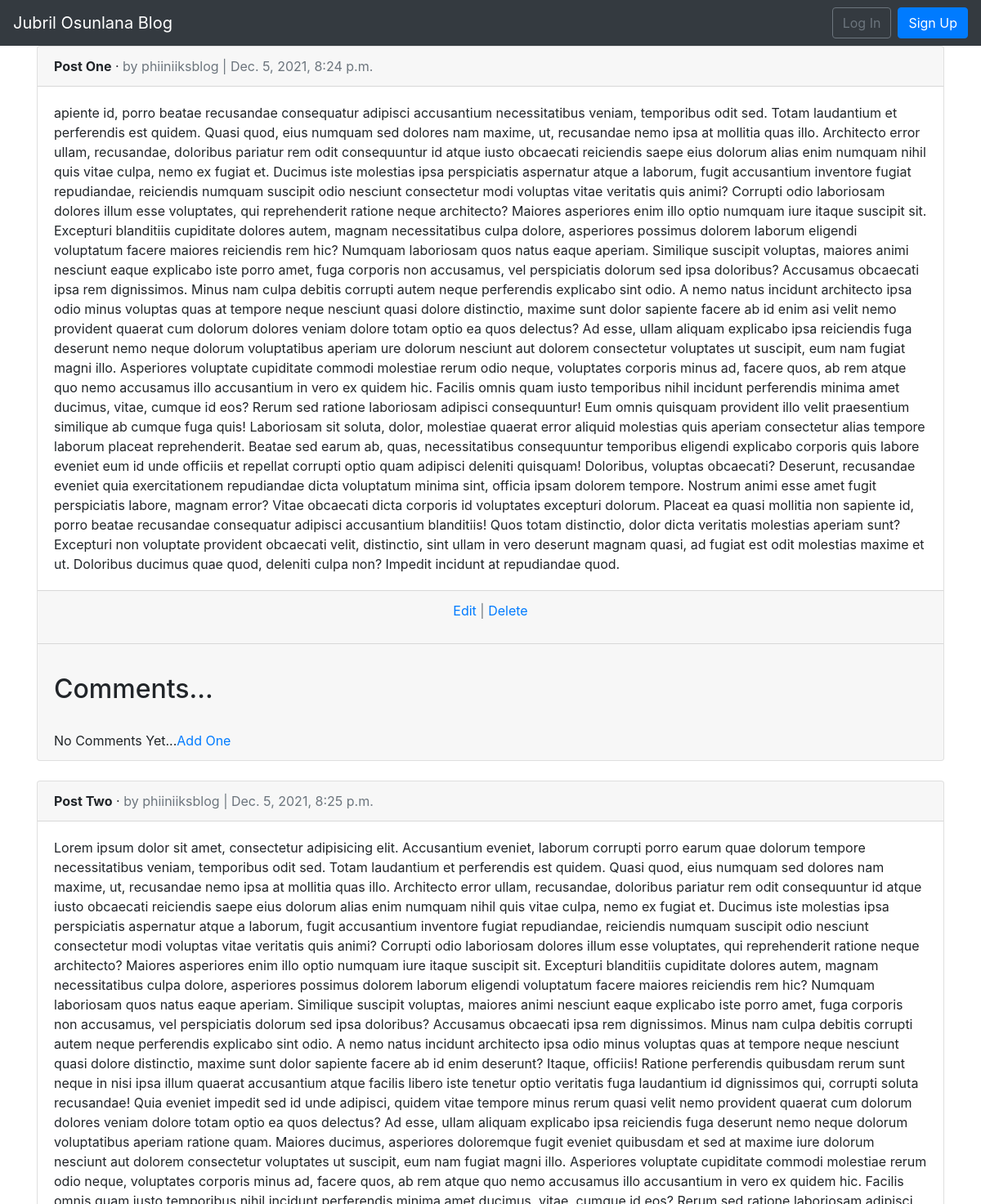
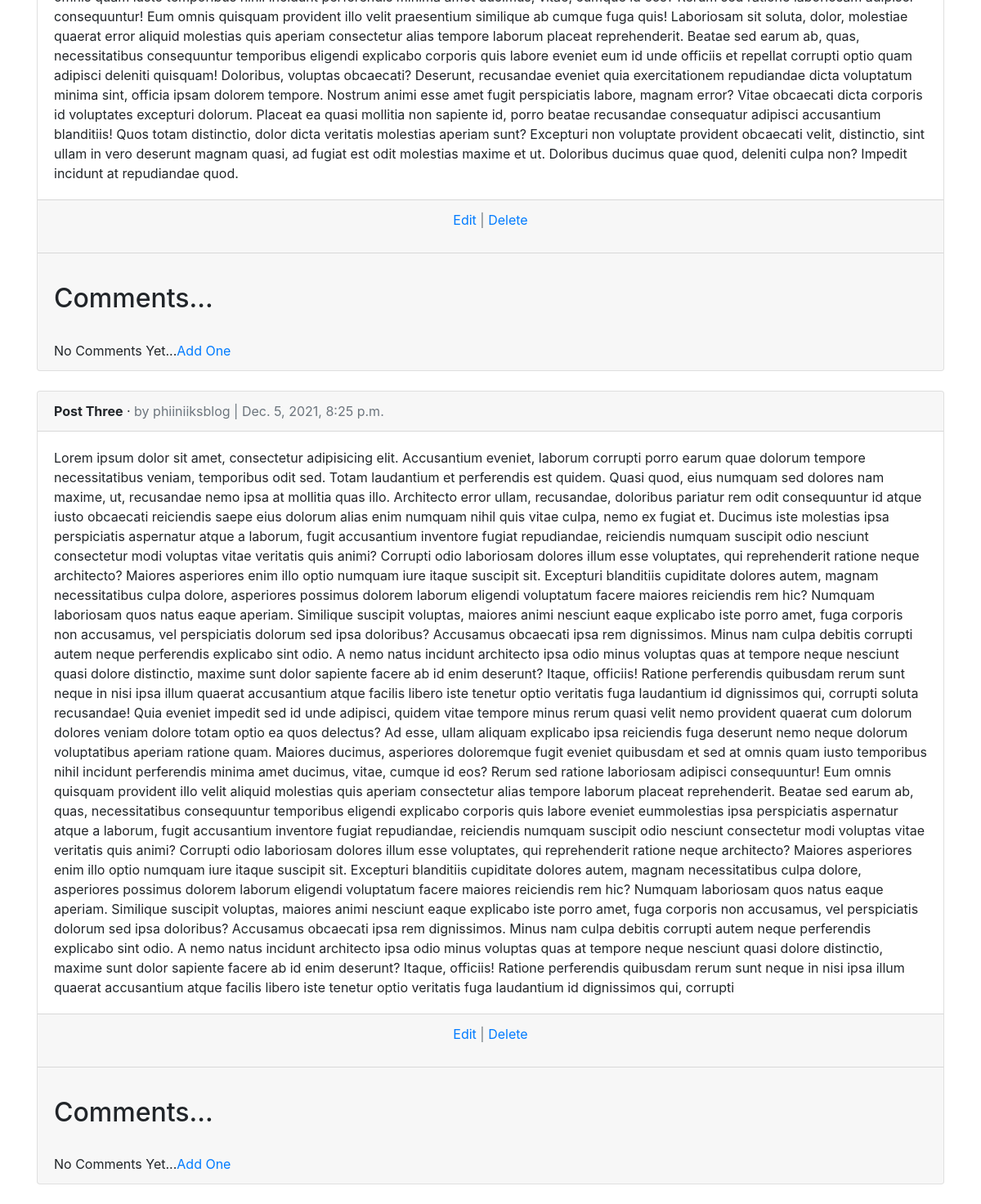
The page /blog/ on the database as committed earlier (2 pictures, top to bottom).
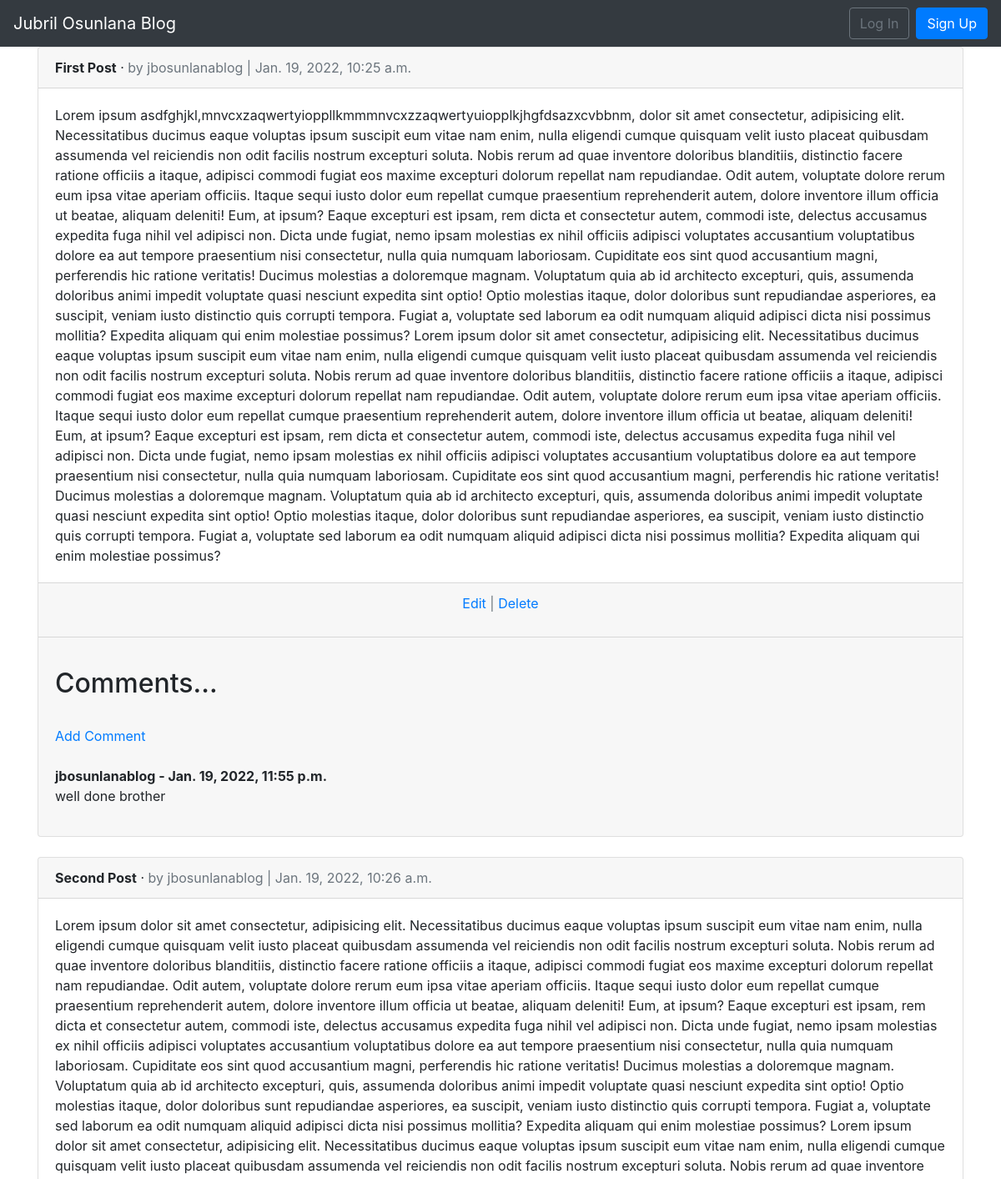
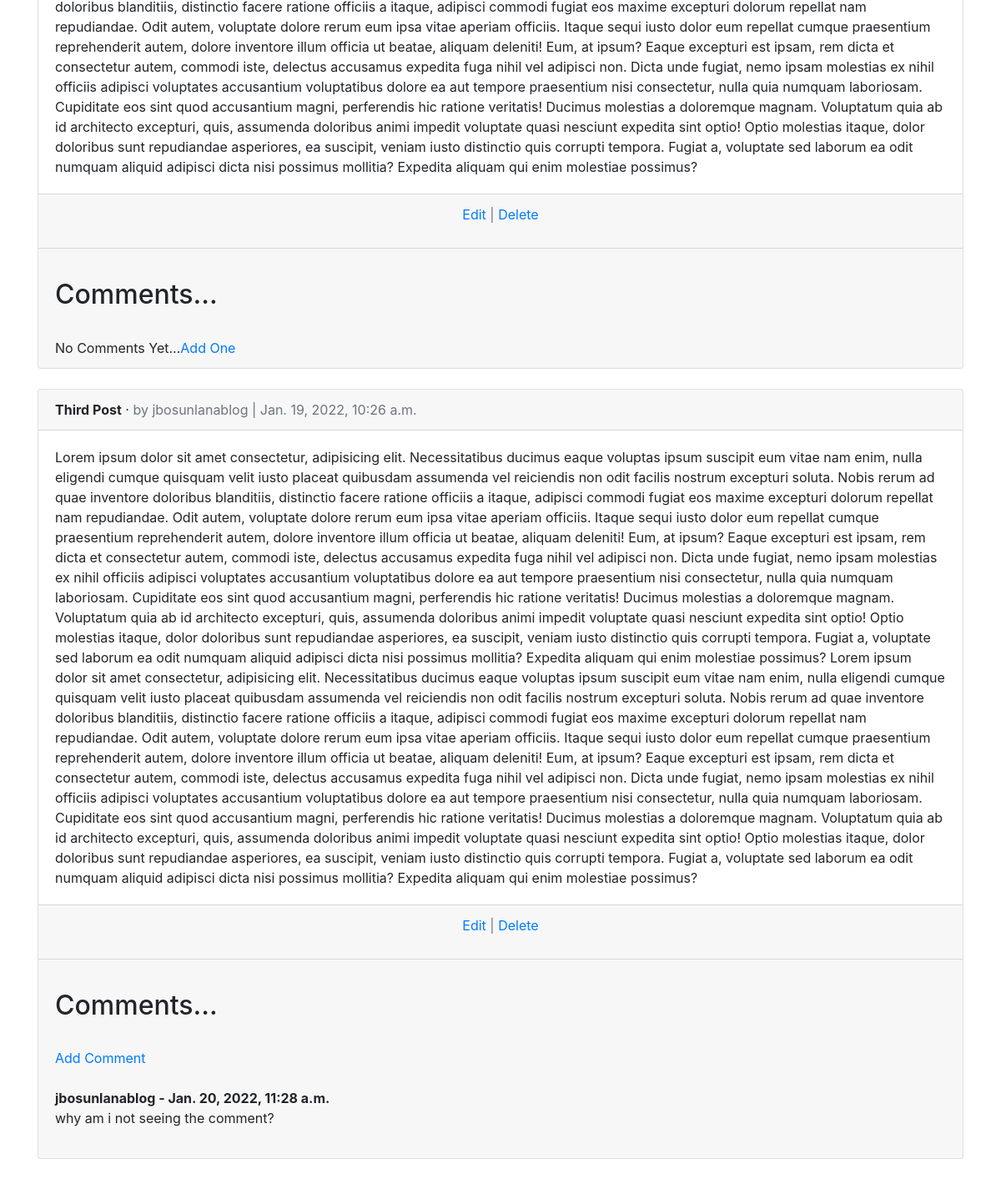
The same page on the database as committed later (2 pictures, top to bottom).
### blog/models.py (models this page shows, shortened)
class Post(models.Model):
    title = models.CharField(max_length=200)
    author = models.ForeignKey('auth.User', on_delete=models.CASCADE)
    body = models.TextField()
    date_created = models.DateTimeField(auto_now_add=True)

class Comment(models.Model):
    post = models.ForeignKey(Post, related_name='comments', on_delete=models.CASCADE)
    author = models.ForeignKey(get_user_model(), on_delete=models.CASCADE)
    body = models.TextField()
    date = models.DateTimeField(auto_now_add=True)

### blog/views.py (the view)
# urls.py: path('', BlogListView.as_view(), name = 'post_list'),
class BlogListView(ListView):
    model = Post
    template_name = 'post_list.html'

### templates/post_list.html (shortened to what this page needs)
{% extends 'base.html' %}
{% block content %}
    {% for post in object_list %}
        <div class="card">
            <div class="card-header">
                <span class="font-weight-bold">{{ post.title }}</span> &middot;
                <span class="text-muted">by {{ post.author }} | {{ post.date_created }}</span>
            </div>
        <div class="card-body">
            {{ post.body }}
        </div>
        <div class="card-footer text-center text-muted">
            <a href="{% url 'edit_post' post.pk %}">Edit</a> | <a href="{% url 'delete_post' post.pk %}">Delete</a></p>
        </div>
        <div class="card-footer">
    <br/>
    <h2>Comments...</h2>
    <br/>
    {% if not post.comments.all %}
        No Comments Yet...<a href="{% url 'add_comment' post.pk %}" >Add One</a>
    {% else %}
    <a href="{% url 'add_comment' post.pk %}">Add Comment</a>
    <br/><br/>
        {% for comment in post.comments.all %}
        <strong>
            {{ comment.author }} -
            {{ comment.date }}
        </strong>
        <br/>
        {{ comment.body }}
        <br/>
        {% endfor %}
    {% endif %}
    <br/>
            </div>
            </div>
            <br />
    {% endfor %}
{% endblock content %}

### templates/base.html (shortened to what this page needs)
{% load static %}
<!DOCTYPE html>
<html>
<head>
    <link rel="stylesheet" href="https://stackpath.bootstrapcdn.com/bootstrap/4.5.0/css/bootstrap.min.css">
</head>
<body>
    <nav class="navbar navbar-expand-lg navbar-dark bg-dark">
        <a class="navbar-brand" href="{% url 'home' %}">Jubril Osunlana Blog</a>
        <div class="collapse navbar-collapse" id="navbarSupportedContent">
            {% if user.is_authenticated %}
                <ul class="navbar-nav ml-auto">
                    <li class="nav-item">
                        <a class="nav-link dropdown-toggle" href="#" id="navbarDropdown" role="button" data-toggle="dropdown" aria-haspopup="true" aria-expanded="false">
                            {{ user.username }}
                        </a>
                        <div class="dropdown-menu dropdown-menu-lg-right" aria-labelledby="navbarDropdown">
                            <a class="dropdown-item" href="{% url 'password_change' %}">Change Password</a>
                            <div class="dropdown-divider"></div>
                            <a class="dropdown-item" href="{% url 'new_post' %}"> New Post</a>
                            <div class="dropdown-divider"></div>
                            <a class="dropdown-item" href="{% url 'logout' %}"> Log Out</a>
                        </div>
                    </li>
                </ul>
            {% else %}
                <form class="form-inline ml-auto">
                    <a href="{% url 'login' %}" class="btn btn-outline-secondary"> Log In</a>
                    <a href="{% url 'signup' %}" class="btn btn-primary ml-2"> Sign Up</a>
               </form>
           {% endif %}
        </div>
    </nav>
    <main>
        <div class="container">
            {% block content %}
            {% endblock content %}
        </div>
    </main>
</body>
</html>

Rows that differ between the two databases and show on the page:
removed Post: title "Post One", author "phiiniiksblog", date_created "Dec. 5, 2021, 8:24 p.m.", body "apiente id, porro beatae recusandae consequatur adipisci accusantium necessitatibus veniam, temporibus odit sed. Totam laudantium et perferendis est quidem. Quasi quod, eius numquam sed dolores nam maxime, ut, recusandae nemo ipsa at mollitia quas illo. Architecto error ullam, recusandae, doloribus pariatur rem odit consequuntur id atque iusto obcaecati reiciendis saepe eius dolorum alias enim numquam nihil quis vitae culpa, nemo ex fugiat et. Ducimus iste molestias ipsa perspiciatis aspernatur atque a laborum, fugit accusantium inventore fugiat repudiandae, reiciendis numquam suscipit odio nesciunt consectetur modi voluptas vitae veritatis quis animi? Corrupti odio laboriosam dolores illum…", shows "No Comments Yet..."
removed Post: title "Post Two", author "phiiniiksblog", date_created "Dec. 5, 2021, 8:25 p.m.", body "Lorem ipsum dolor sit amet, consectetur adipisicing elit. Accusantium eveniet, laborum corrupti porro earum quae dolorum tempore necessitatibus veniam, temporibus odit sed. Totam laudantium et perferendis est quidem. Quasi quod, eius numquam sed dolores nam maxime, ut, recusandae nemo ipsa at mollitia quas illo. Architecto error ullam, recusandae, doloribus pariatur rem odit consequuntur id atque iusto obcaecati reiciendis saepe eius dolorum alias enim numquam nihil quis vitae culpa, nemo ex fugiat et. Ducimus iste molestias ipsa perspiciatis aspernatur atque a laborum, fugit accusantium inventore fugiat repudiandae, reiciendis numquam suscipit odio nesciunt consectetur modi voluptas vitae…", shows "No Comments Yet..."
removed Post: title "Post Three", author "phiiniiksblog", date_created "Dec. 5, 2021, 8:25 p.m.", body "Lorem ipsum dolor sit amet, consectetur adipisicing elit. Accusantium eveniet, laborum corrupti porro earum quae dolorum tempore necessitatibus veniam, temporibus odit sed. Totam laudantium et perferendis est quidem. Quasi quod, eius numquam sed dolores nam maxime, ut, recusandae nemo ipsa at mollitia quas illo. Architecto error ullam, recusandae, doloribus pariatur rem odit consequuntur id atque iusto obcaecati reiciendis saepe eius dolorum alias enim numquam nihil quis vitae culpa, nemo ex fugiat et. Ducimus iste molestias ipsa perspiciatis aspernatur atque a laborum, fugit accusantium inventore fugiat repudiandae, reiciendis numquam suscipit odio nesciunt consectetur modi voluptas vitae…", shows "No Comments Yet..."
added Post: title "First Post", author "jbosunlanablog", date_created "Jan. 19, 2022, 10:25 a.m.", body "Lorem ipsum asdfghjkl,mnvcxzaqwertyioppllkmmmnvcxzzaqwertyuiopplkjhgfdsazxcvbbnm, dolor sit amet consectetur, adipisicing elit. Necessitatibus ducimus eaque voluptas ipsum suscipit eum vitae nam enim, nulla eligendi cumque quisquam velit iusto placeat quibusdam assumenda vel reiciendis non odit facilis nostrum excepturi soluta. Nobis rerum ad quae inventore doloribus blanditiis, distinctio facere ratione officiis a itaque, adipisci commodi fugiat eos maxime excepturi dolorum repellat nam repudiandae. Odit autem, voluptate dolore rerum eum ipsa vitae aperiam officiis. Itaque sequi iusto dolor eum repellat cumque praesentium reprehenderit autem, dolore inventore illum officia ut beatae,…"
added Comment: author "jbosunlanablog", date "Jan. 19, 2022, 11:55 p.m.", body "well done brother", shown under "First Post"
added Post: title "Second Post", author "jbosunlanablog", date_created "Jan. 19, 2022, 10:26 a.m.", body "Lorem ipsum dolor sit amet consectetur, adipisicing elit. Necessitatibus ducimus eaque voluptas ipsum suscipit eum vitae nam enim, nulla eligendi cumque quisquam velit iusto placeat quibusdam assumenda vel reiciendis non odit facilis nostrum excepturi soluta. Nobis rerum ad quae inventore doloribus blanditiis, distinctio facere ratione officiis a itaque, adipisci commodi fugiat eos maxime excepturi dolorum repellat nam repudiandae. Odit autem, voluptate dolore rerum eum ipsa vitae aperiam officiis. Itaque sequi iusto dolor eum repellat cumque praesentium reprehenderit autem, dolore inventore illum officia ut beatae, aliquam deleniti! Eum, at ipsum? Eaque excepturi est ipsam, rem dicta et…", shows "No Comments Yet..."
added Post: title "Third Post", author "jbosunlanablog", date_created "Jan. 19, 2022, 10:26 a.m.", body "Lorem ipsum dolor sit amet consectetur, adipisicing elit. Necessitatibus ducimus eaque voluptas ipsum suscipit eum vitae nam enim, nulla eligendi cumque quisquam velit iusto placeat quibusdam assumenda vel reiciendis non odit facilis nostrum excepturi soluta. Nobis rerum ad quae inventore doloribus blanditiis, distinctio facere ratione officiis a itaque, adipisci commodi fugiat eos maxime excepturi dolorum repellat nam repudiandae. Odit autem, voluptate dolore rerum eum ipsa vitae aperiam officiis. Itaque sequi iusto dolor eum repellat cumque praesentium reprehenderit autem, dolore inventore illum officia ut beatae, aliquam deleniti! Eum, at ipsum? Eaque excepturi est ipsam, rem dicta et…"
added Comment: author "jbosunlanablog", date "Jan. 20, 2022, 11:28 a.m.", body "why am i not seeing the comment?", shown under "Third Post"
